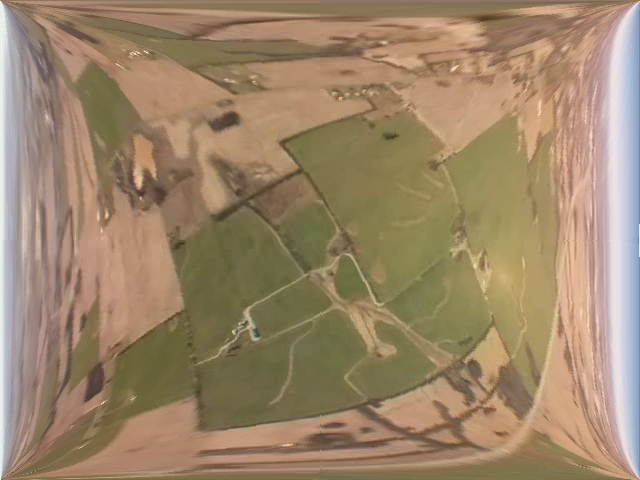
#> input picture fisheyeRectangleProjection/thumb0035.png, 640 x 480 px, found by its file name
$ python crop.py
#> lines starting #> are read from the running program, lines starting #| are printed output that depends on the picture; after the words box and inside, x2 and y2 are one past the last pixel; in counts of white or black regions, pixels touching at a corner belong together

from __future__ import annotations
import numpy as np
import cv2
from matplotlib import pyplot as plt
import os
from pathlib import Path
import sys
from datetime import datetime

frame = cv2.imread('../Data/fullscale1/Derived/SIFT/ExtractedFrames/thumb0035.png')
#> frame is the input picture: shape (480, 640, 3); mean B, G, R 105.9, 134, 156.2
greyscale = cv2.cvtColor(frame, cv2.COLOR_BGR2GRAY)
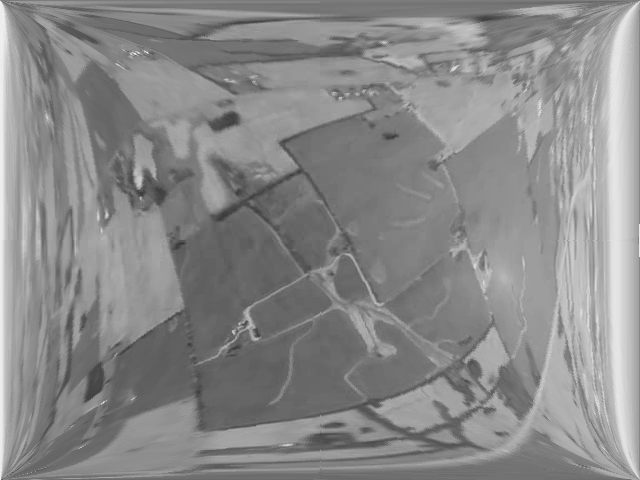
#> greyscale: shape (480, 640); min 55, max 242, mean 137.4
mask2 = np.zeros_like(greyscale)
hOrig, wOrig = frame.shape[:2]
#> hOrig = 480; wOrig = 640
xc = int(wOrig / 2)
#> xc = 320
yc = int(hOrig / 2)
#> yc = 240
radius2 = int(hOrig * 0.45)
#> radius2 = 216
test_mask=cv2.circle(mask2, (xc,yc), radius2, (255,255,255), -1)
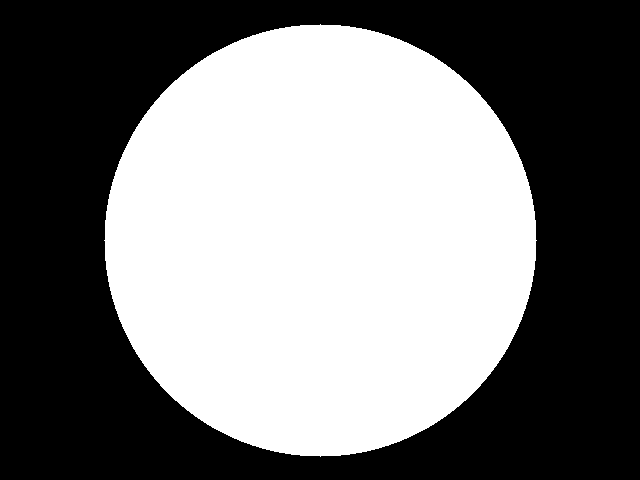
#> mask2: shape (480, 640); 47.7% white; 1 white region, box (x1, y1, x2, y2) and area: (104, 24, 537, 457) 146505
m_thresh_color = cv2.bitwise_and(frame, frame, mask=test_mask)
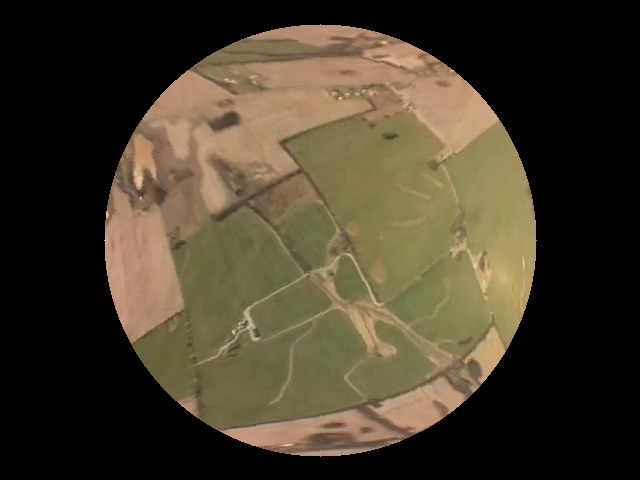
#> m_thresh_color: shape (480, 640, 3); mean B, G, R 42.2, 59.6, 68.6
cv2.imwrite('threshed.png', m_thresh_color)

$ run again, with fisheyeRectangleProjection/thumb0005.png copied over fisheyeRectangleProjection/thumb0035.png
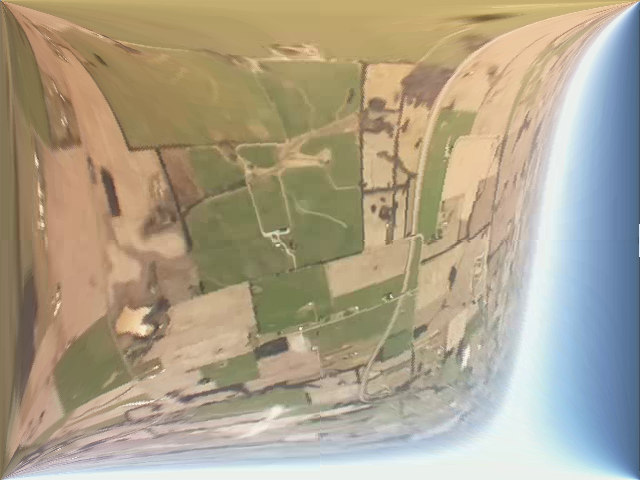
#> input picture fisheyeRectangleProjection/thumb0005.png, 640 x 480 px, found by its file name
#> frame is the input picture: shape (480, 640, 3); mean B, G, R 138.9, 161, 171.7
#> `greyscale = cv2.cvtColor(frame, cv2.COLOR_BGR2GRAY)`:
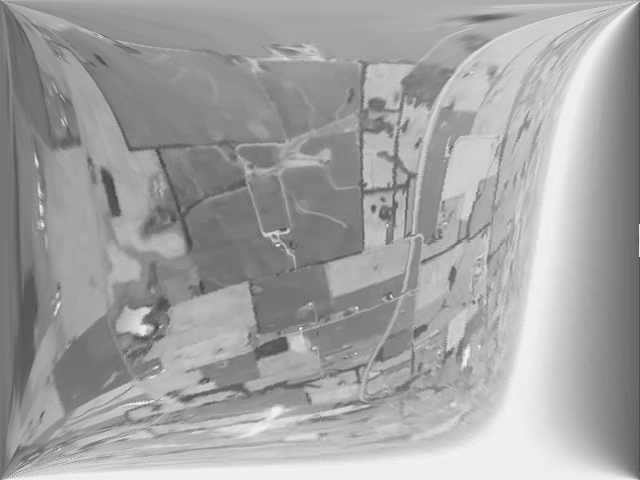
#> greyscale: shape (480, 640); min 69, max 245, mean 161.6
#> mask2: shape (480, 640); 47.7% white; 1 white region, box (x1, y1, x2, y2) and area: (104, 24, 537, 457) 146505
#> `m_thresh_color = cv2.bitwise_and(frame, frame, mask=test_mask)`:
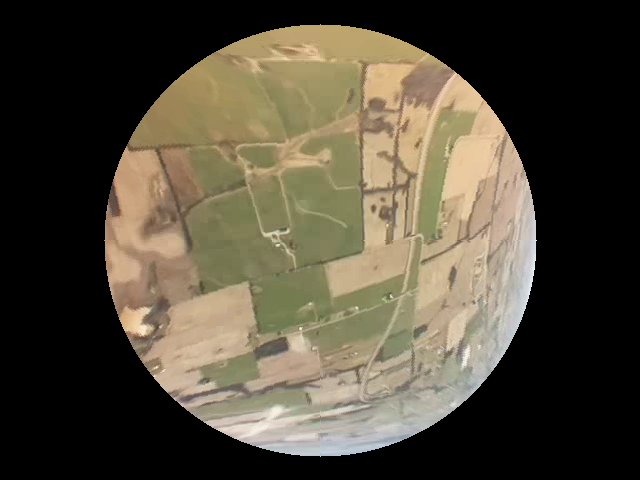
#> m_thresh_color: shape (480, 640, 3); mean B, G, R 58, 73.3, 80.5
